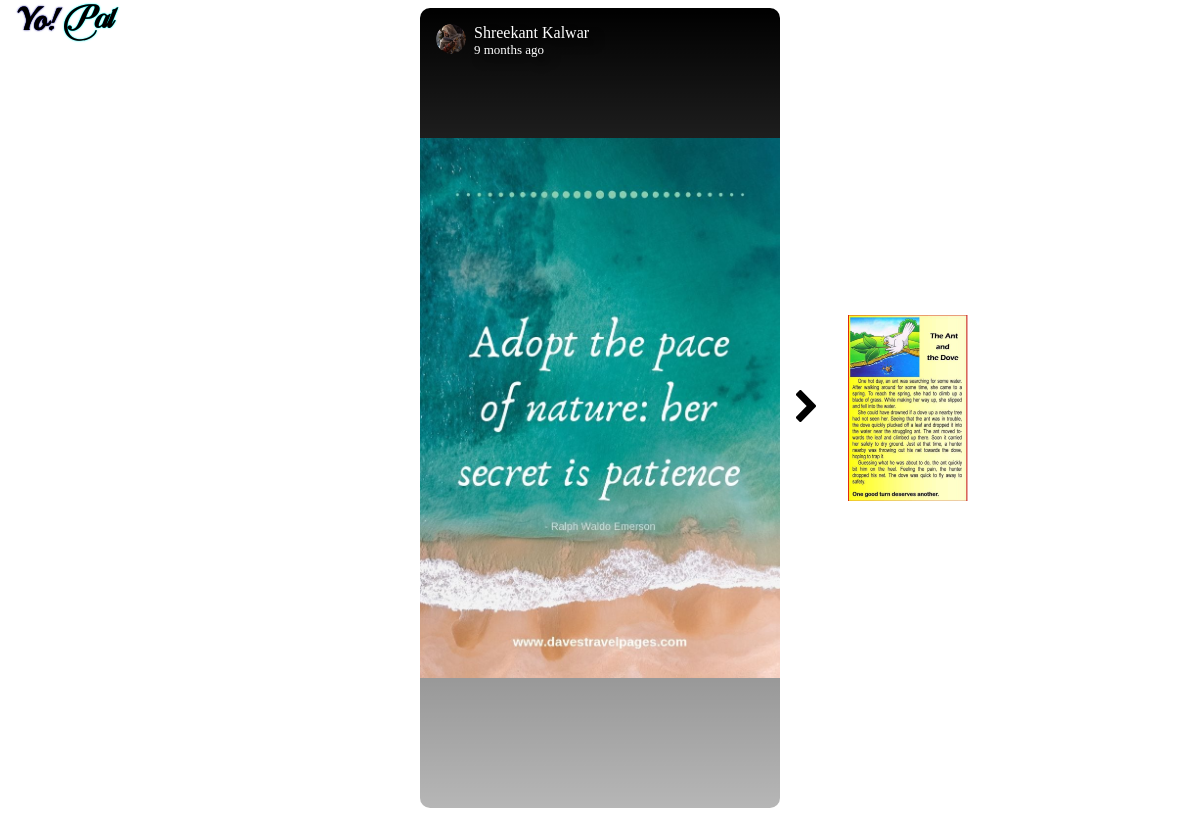
The app's page /story/story.php?sad=users/skkalwar999@gmail.com/stories/story3.jpg&sid=3_Shreekant (signed in) with its own data.
### tables this page shows
CREATE TABLE `useraccount` (
  `Fname` varchar(100) DEFAULT NULL,
  `Lname` varchar(100) DEFAULT NULL,
  `Username` varchar(100) DEFAULT NULL,
  `Email` varchar(200) NOT NULL,
  `Password` varchar(100) DEFAULT NULL,
  `Date_of_birth` date DEFAULT NULL,
  `Gender` char(1) DEFAULT NULL,
  `Contact` bigint(10) NOT NULL,
  `DPsrc` varchar(300) DEFAULT NULL,
  `Followers` bigint(20) DEFAULT NULL,
  `Followings` bigint(20) DEFAULT NULL,
  `PostsCount` bigint(20) DEFAULT NULL,
  `DeletedPosts` bigint(20) DEFAULT NULL,
  `StoriesCount` bigint(20) DEFAULT NULL,
  `DeletedStories` bigint(20) DEFAULT NULL
);

CREATE TABLE `allstories` (
  `StoryId` varchar(400) NOT NULL,
  `StoryBy` varchar(400) DEFAULT NULL,
  `ViewsCount` bigint(20) DEFAULT NULL,
  `LikesCount` bigint(20) DEFAULT NULL,
  `Caption` text DEFAULT NULL,
  `StoryAddress` varchar(500) DEFAULT NULL,
  `StoryPostedOn` datetime DEFAULT NULL
);

### story/story.php (the view, shortened to what this page needs)
<?php
    require_once("../auth/check_login.php");
    $currstory=$_GET['sid'];
    $sql="select * from allstories where StoryId='$currstory'";
    $res=$conn->query($sql);
    $row=mysqli_fetch_assoc($res);
    $storyAd=$row['StoryAddress'];
    $storyBy=$row['StoryBy'];
    $storyOn=$row['StoryPostedOn'];
    $sql2="select fname, lname, dpsrc from useraccount where email='$storyBy'";
    $res2=$conn->query($sql2);
    $row2=mysqli_fetch_assoc($res2);
    $name=$row2['fname']." ".$row2['lname'];
    $dp="../".$row2['dpsrc'];
    $queryTime = "SELECT TIMESTAMPDIFF(SECOND, '$storyOn', addtime(NOW(), '0 9:30:0')) AS time_diff";
    $resultTime = mysqli_query($conn, $queryTime);
    $rowTime = mysqli_fetch_assoc($resultTime);
    $time_diff = $rowTime['time_diff'];
    if ($time_diff < 60) {
        $postTime = $time_diff;
        if($postTime==1){
            $postTime=$postTime." second ago";
        }
        else{
            $postTime=$postTime." seconds ago";
        }
    } elseif ($time_diff < 31536000) {
        $postTime = floor($time_diff / 2592000);
        if($postTime==1){
            $postTime=$postTime." month ago";
        }
        else{
            $postTime=$postTime." months ago";
        }
    }
?>
<!DOCTYPE html>
<html lang="en">
<head>
    <link rel="stylesheet" href="./style.css">
    <link
      rel="stylesheet"
      href="https://unicons.iconscout.com/release/v2.1.6/css/unicons.css"
    />
</head>
<body>
    <nav>
        <a href="../" style="text-decoration: none; color:black;">
            <div class="logo">
                <h3 class="logo1">Yo!</h3>
                <h3 class="logo2">Pal</h3>
            </div>
        </a>
    </nav>
    <div class="container">
        <div class="previous" id="previous">
        </div>
        <div class="main">
            <div class="story" id="story">
                <div class="story-card" id='toBeOpened'>
                    <div class="profile">
                        <div class="dp">
                            <img src="<?php echo $dp;?>" alt="">
                        </div>
                        <div class="name-time">
                            <p class="name"><?php echo $name;?></p>
                            <p class="time"><?php echo $postTime;?></p>
                        </div>
                    </div>
                    <img id="openStory" src="<?php echo "../".$storyAd;?>" alt="">
                </div>
            </div>
            <div class="right" style="transform: scale(1);" id="right">
                <img src="right.png" alt="">
            </div>
        </div>
        <div class="next"  id="next">
            <img id="toBeOpened" src="story.jpeg" alt="">
        </div>
    </div>
</body>
</html>

### story/style.css (style rules this page uses)
.left img, .right img { width: 20px; cursor: pointer; }
.main { display: flex; justify-content: space-between; align-items: center; gap: 1rem; }
.main .story { height: 100vh; width: 30vw; }
.main .story img { width: 100%; height: 100%; object-fit: contain; }
.container { display: flex; justify-content: center; align-items: center; gap: 2rem; }
.previous, .next { height: 50vh; width: 10vw; cursor: pointer; }
.previous img, .next img { width: 100%; height: 100%; object-fit: contain; }
.logo { display: flex; justify-content: space-evenly; align-items: center; cursor: pointer; }
.logo1 { font-size: 2rem; font-family: 'Playball', cursive; font: 'playball'; color: black; user-select: none; background-color: #000080; padding-left: .1rem; padding-right: .25rem; -webkit-text-stroke-color: transparent; -webkit-text-stroke-width: calc(.01em /16); background-clip: text; -webkit-background-clip: text; text-shadow: 0 0 2px #000080; }
.logo2 { font-size: 2rem; font-family: 'Daizen', sans-serif; font: 'Daizen'; color: black; user-select: none; background-color: aqua; padding-left: .135rem; padding-right: .3rem; -webkit-text-stroke-color: transparent; -webkit-text-stroke-width: calc(.01em /16); background-clip: text; -webkit-background-clip: text; text-shadow: 0 0 2px aqua; }
nav { display: flex; position: fixed; top: 0; left: 0; right: 0; align-items: center; justify-content: space-between; padding-left: 1rem; padding-right: 1rem; }
h3 { margin: 0; }
a { color: black; }
.story-card { background: linear-gradient(180deg, rgb(0, 0, 0) 0%, rgba(0, 0, 0, 0.287) 100%); height: 100%; border-radius: 10px; }
.profile { position: absolute; display: flex; align-items: flex-start; margin: 1rem; }
.profile p { color: white; margin:0; text-shadow: 7px 7px 10px rgba(0, 0, 0, 0.954); }
.profile .dp { margin-right: .5rem; width: 30px; height: 30px; overflow: hidden; border-radius: 50%; }
.profile .dp img { border-radius: 50%; width: 100%; height: 100%; object-fit:cover; }
.time { font-size: 13px; }

### records on screen
useraccount: DPsrc (picture), name "Shreekant Kalwar"
allstories: StoryAddress (picture)

### other values on screen
$postTime "9 months ago"
